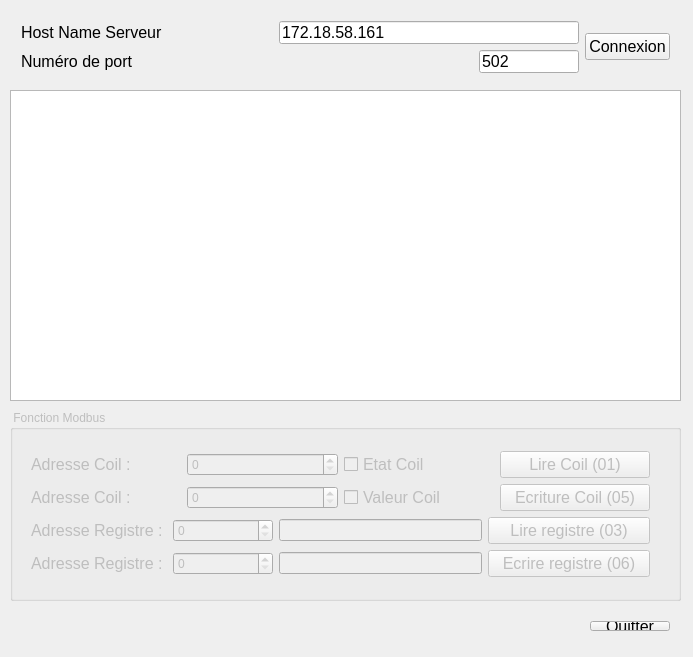
<?xml version="1.0" encoding="UTF-8"?>
<ui version="4.0">
 <class>IhmSocket</class>
 <widget class="QWidget" name="IhmSocket">
  <property name="geometry">
   <rect>
    <x>0</x>
    <y>0</y>
    <width>693</width>
    <height>657</height>
   </rect>
  </property>
  <property name="windowTitle">
   <string>Client ModBUS TCP</string>
  </property>
  <widget class="QGroupBox" name="groupBoxCommandes">
   <property name="enabled">
    <bool>false</bool>
   </property>
   <property name="geometry">
    <rect>
     <x>10</x>
     <y>410</y>
     <width>671</width>
     <height>191</height>
    </rect>
   </property>
   <property name="title">
    <string> Fonction Modbus </string>
   </property>
   <widget class="QWidget" name="layoutWidget">
    <property name="geometry">
     <rect>
      <x>10</x>
      <y>30</y>
      <width>641</width>
      <height>148</height>
     </rect>
    </property>
    <layout class="QVBoxLayout" name="verticalLayout_2">
     <item>
      <layout class="QHBoxLayout" name="horizontalLayout_5">
       <item>
        <widget class="QLabel" name="label_3">
         <property name="font">
          <font>
           <pointsize>12</pointsize>
          </font>
         </property>
         <property name="text">
          <string>Adresse Coil : </string>
         </property>
        </widget>
       </item>
       <item>
        <widget class="QSpinBox" name="AdresseCoil">
         <property name="minimum">
          <number>0</number>
         </property>
         <property name="maximum">
          <number>1024</number>
         </property>
        </widget>
       </item>
       <item>
        <widget class="QCheckBox" name="checkBoxEtat">
         <property name="font">
          <font>
           <pointsize>12</pointsize>
          </font>
         </property>
         <property name="text">
          <string>Etat Coil</string>
         </property>
         <property name="checkable">
          <bool>true</bool>
         </property>
        </widget>
       </item>
       <item>
        <widget class="QPushButton" name="pushButtonF1">
         <property name="font">
          <font>
           <pointsize>12</pointsize>
          </font>
         </property>
         <property name="text">
          <string>Lire Coil (01)</string>
         </property>
        </widget>
       </item>
      </layout>
     </item>
     <item>
      <layout class="QHBoxLayout" name="horizontalLayout_6">
       <item>
        <widget class="QLabel" name="label_4">
         <property name="font">
          <font>
           <pointsize>12</pointsize>
          </font>
         </property>
         <property name="text">
          <string>Adresse Coil : </string>
         </property>
        </widget>
       </item>
       <item>
        <widget class="QSpinBox" name="AdresseCoilEcriture">
         <property name="minimum">
          <number>0</number>
         </property>
         <property name="maximum">
          <number>1024</number>
         </property>
        </widget>
       </item>
       <item>
        <widget class="QCheckBox" name="checkBoxEtatEcriture">
         <property name="font">
          <font>
           <pointsize>12</pointsize>
          </font>
         </property>
         <property name="text">
          <string>Valeur Coil</string>
         </property>
        </widget>
       </item>
       <item>
        <widget class="QPushButton" name="pushButtonF5">
         <property name="font">
          <font>
           <pointsize>12</pointsize>
          </font>
         </property>
         <property name="text">
          <string>Ecriture Coil (05)</string>
         </property>
        </widget>
       </item>
      </layout>
     </item>
     <item>
      <layout class="QHBoxLayout" name="horizontalLayout_8">
       <item>
        <widget class="QLabel" name="label_6">
         <property name="font">
          <font>
           <pointsize>12</pointsize>
          </font>
         </property>
         <property name="text">
          <string>Adresse Registre : </string>
         </property>
        </widget>
       </item>
       <item>
        <widget class="QSpinBox" name="AdresseRegistreLecture">
         <property name="minimumSize">
          <size>
           <width>100</width>
           <height>0</height>
          </size>
         </property>
         <property name="minimum">
          <number>0</number>
         </property>
         <property name="maximum">
          <number>65535</number>
         </property>
         <property name="value">
          <number>0</number>
         </property>
        </widget>
       </item>
       <item>
        <widget class="QLineEdit" name="ValeurRegistreLire">
         <property name="maximumSize">
          <size>
           <width>250</width>
           <height>16777215</height>
          </size>
         </property>
         <property name="readOnly">
          <bool>true</bool>
         </property>
        </widget>
       </item>
       <item>
        <widget class="QPushButton" name="pushButtonF3">
         <property name="minimumSize">
          <size>
           <width>162</width>
           <height>0</height>
          </size>
         </property>
         <property name="font">
          <font>
           <pointsize>12</pointsize>
          </font>
         </property>
         <property name="text">
          <string>Lire registre (03)</string>
         </property>
        </widget>
       </item>
      </layout>
     </item>
     <item>
      <layout class="QHBoxLayout" name="horizontalLayout_7">
       <item>
        <widget class="QLabel" name="label_5">
         <property name="font">
          <font>
           <pointsize>12</pointsize>
          </font>
         </property>
         <property name="text">
          <string>Adresse Registre : </string>
         </property>
        </widget>
       </item>
       <item>
        <widget class="QSpinBox" name="AdresseRegistreEcriture">
         <property name="minimumSize">
          <size>
           <width>100</width>
           <height>0</height>
          </size>
         </property>
         <property name="minimum">
          <number>0</number>
         </property>
         <property name="maximum">
          <number>65535</number>
         </property>
         <property name="value">
          <number>0</number>
         </property>
        </widget>
       </item>
       <item>
        <widget class="QLineEdit" name="ValeurRegistreEcrire">
         <property name="maximumSize">
          <size>
           <width>250</width>
           <height>16777215</height>
          </size>
         </property>
        </widget>
       </item>
       <item>
        <widget class="QPushButton" name="pushButtonF6">
         <property name="minimumSize">
          <size>
           <width>162</width>
           <height>0</height>
          </size>
         </property>
         <property name="font">
          <font>
           <pointsize>12</pointsize>
          </font>
         </property>
         <property name="text">
          <string>Ecrire registre (06)</string>
         </property>
        </widget>
       </item>
      </layout>
     </item>
    </layout>
   </widget>
  </widget>
  <widget class="QWidget" name="layoutWidget">
   <property name="geometry">
    <rect>
     <x>10</x>
     <y>10</y>
     <width>671</width>
     <height>74</height>
    </rect>
   </property>
   <layout class="QHBoxLayout" name="horizontalLayout_4">
    <item>
     <layout class="QVBoxLayout" name="verticalLayout">
      <item>
       <layout class="QHBoxLayout" name="horizontalLayout_2">
        <item>
         <widget class="QLabel" name="label">
          <property name="font">
           <font>
            <pointsize>12</pointsize>
           </font>
          </property>
          <property name="text">
           <string>Host Name Serveur</string>
          </property>
         </widget>
        </item>
        <item>
         <spacer name="horizontalSpacer">
          <property name="orientation">
           <enum>Qt::Horizontal</enum>
          </property>
          <property name="sizeHint" stdset="0">
           <size>
            <width>13</width>
            <height>20</height>
           </size>
          </property>
         </spacer>
        </item>
        <item>
         <widget class="QLineEdit" name="lineEditAdresse">
          <property name="minimumSize">
           <size>
            <width>300</width>
            <height>0</height>
           </size>
          </property>
          <property name="font">
           <font>
            <pointsize>12</pointsize>
           </font>
          </property>
          <property name="text">
           <string>172.18.58.161</string>
          </property>
         </widget>
        </item>
       </layout>
      </item>
      <item>
       <layout class="QHBoxLayout" name="horizontalLayout">
        <item>
         <widget class="QLabel" name="label_2">
          <property name="font">
           <font>
            <pointsize>12</pointsize>
           </font>
          </property>
          <property name="text">
           <string>Numéro de port</string>
          </property>
         </widget>
        </item>
        <item>
         <spacer name="horizontalSpacer_2">
          <property name="orientation">
           <enum>Qt::Horizontal</enum>
          </property>
          <property name="sizeHint" stdset="0">
           <size>
            <width>13</width>
            <height>20</height>
           </size>
          </property>
         </spacer>
        </item>
        <item>
         <widget class="QLineEdit" name="lineEditNumeroPort">
          <property name="maximumSize">
           <size>
            <width>100</width>
            <height>16777215</height>
           </size>
          </property>
          <property name="font">
           <font>
            <pointsize>12</pointsize>
           </font>
          </property>
          <property name="text">
           <string>502</string>
          </property>
         </widget>
        </item>
       </layout>
      </item>
     </layout>
    </item>
    <item>
     <widget class="QPushButton" name="pushButtonConnexionAuServeur">
      <property name="enabled">
       <bool>true</bool>
      </property>
      <property name="font">
       <font>
        <pointsize>12</pointsize>
       </font>
      </property>
      <property name="text">
       <string>Connexion</string>
      </property>
     </widget>
    </item>
   </layout>
  </widget>
  <widget class="QTextEdit" name="textEditAfficheurEvenement">
   <property name="geometry">
    <rect>
     <x>10</x>
     <y>90</y>
     <width>671</width>
     <height>311</height>
    </rect>
   </property>
   <property name="font">
    <font>
     <pointsize>11</pointsize>
    </font>
   </property>
  </widget>
  <widget class="QWidget" name="layoutWidget">
   <property name="geometry">
    <rect>
     <x>10</x>
     <y>610</y>
     <width>671</width>
     <height>32</height>
    </rect>
   </property>
   <layout class="QHBoxLayout" name="horizontalLayout_3">
    <item>
     <spacer name="horizontalSpacer_3">
      <property name="orientation">
       <enum>Qt::Horizontal</enum>
      </property>
      <property name="sizeHint" stdset="0">
       <size>
        <width>40</width>
        <height>20</height>
       </size>
      </property>
     </spacer>
    </item>
    <item>
     <widget class="QPushButton" name="pushButton_8">
      <property name="font">
       <font>
        <pointsize>12</pointsize>
       </font>
      </property>
      <property name="text">
       <string>Quitter</string>
      </property>
     </widget>
    </item>
   </layout>
  </widget>
  <zorder>layoutWidget</zorder>
  <zorder>textEditAfficheurEvenement</zorder>
  <zorder>layoutWidget</zorder>
  <zorder>groupBoxCommandes</zorder>
 </widget>
 <layoutdefault spacing="6" margin="11"/>
 <resources/>
 <connections>
  <connection>
   <sender>pushButton_8</sender>
   <signal>clicked()</signal>
   <receiver>IhmSocket</receiver>
   <slot>close()</slot>
   <hints>
    <hint type="sourcelabel">
     <x>382</x>
     <y>488</y>
    </hint>
    <hint type="destinationlabel">
     <x>513</x>
     <y>491</y>
    </hint>
   </hints>
  </connection>
 </connections>
</ui>
